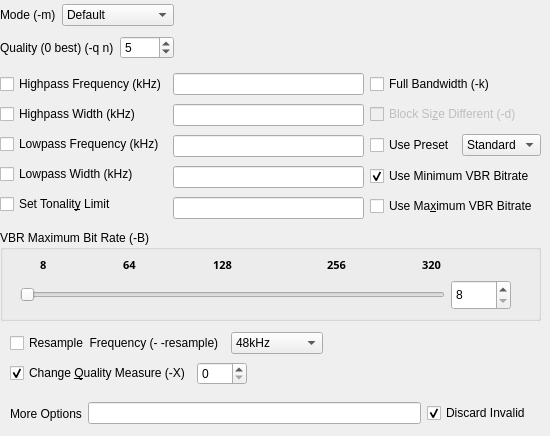
   <widget class="QWidget" name="TabPage" >
    <attribute name="title" >
     <string>&amp;Advanced LAME Settings</string>
    </attribute>
    <widget class="QWidget" name="widget" >
     <property name="geometry" >
      <rect>
       <x>10</x>
       <y>330</y>
       <width>521</width>
       <height>59</height>
      </rect>
     </property>
     <layout class="QGridLayout" >
      <property name="margin" >
       <number>0</number>
      </property>
      <property name="spacing" >
       <number>6</number>
      </property>
      <item row="1" column="3" colspan="2" >
       <spacer>
        <property name="orientation" >
         <enum>Qt::Horizontal</enum>
        </property>
        <property name="sizeType" >
         <enum>QSizePolicy::Expanding</enum>
        </property>
        <property name="sizeHint" >
         <size>
          <width>258</width>
          <height>20</height>
         </size>
        </property>
       </spacer>
      </item>
      <item row="0" column="2" colspan="2" >
       <widget class="QComboBox" name="resampleFrequency" >
        <property name="currentIndex" >
         <number>8</number>
        </property>
        <item>
         <property name="text" >
          <string>8 kHz</string>
         </property>
        </item>
        <item>
         <property name="text" >
          <string>11.025 kHz</string>
         </property>
        </item>
        <item>
         <property name="text" >
          <string>12 kHz</string>
         </property>
        </item>
        <item>
         <property name="text" >
          <string>16kHz</string>
         </property>
        </item>
        <item>
         <property name="text" >
          <string>22.05 kHz</string>
         </property>
        </item>
        <item>
         <property name="text" >
          <string>24 kHz</string>
         </property>
        </item>
        <item>
         <property name="text" >
          <string>32 kHz</string>
         </property>
        </item>
        <item>
         <property name="text" >
          <string>44.1kHz</string>
         </property>
        </item>
        <item>
         <property name="text" >
          <string>48kHz</string>
         </property>
        </item>
       </widget>
      </item>
      <item row="0" column="0" colspan="2" >
       <widget class="QCheckBox" name="useResampleFrequency" >
        <property name="text" >
         <string>Resample  Frequency (- -resample)</string>
        </property>
       </widget>
      </item>
      <item row="0" column="4" >
       <spacer>
        <property name="orientation" >
         <enum>Qt::Horizontal</enum>
        </property>
        <property name="sizeType" >
         <enum>QSizePolicy::Expanding</enum>
        </property>
        <property name="sizeHint" >
         <size>
          <width>240</width>
          <height>20</height>
         </size>
        </property>
       </spacer>
      </item>
      <item row="1" column="1" colspan="2" >
       <widget class="QSpinBox" name="qualityMeasure" >
        <property name="sizePolicy" >
         <sizepolicy>
          <hsizetype>0</hsizetype>
          <vsizetype>0</vsizetype>
          <horstretch>50</horstretch>
          <verstretch>0</verstretch>
         </sizepolicy>
        </property>
        <property name="maximumSize" >
         <size>
          <width>50</width>
          <height>32767</height>
         </size>
        </property>
        <property name="maximum" >
         <number>7</number>
        </property>
        <property name="value" >
         <number>0</number>
        </property>
       </widget>
      </item>
      <item row="1" column="0" >
       <widget class="QCheckBox" name="changeQualityMeasure" >
        <property name="toolTip" >
         <string>Modify the measure used to determine quality (-X)</string>
        </property>
        <property name="text" >
         <string>Change &amp;Quality Measure (-X)</string>
        </property>
        <property name="checked" >
         <bool>true</bool>
        </property>
       </widget>
      </item>
     </layout>
    </widget>
    <widget class="QWidget" name="widget" >
     <property name="geometry" >
      <rect>
       <x>0</x>
       <y>70</y>
       <width>541</width>
       <height>153</height>
      </rect>
     </property>
     <layout class="QHBoxLayout" >
      <property name="margin" >
       <number>0</number>
      </property>
      <property name="spacing" >
       <number>6</number>
      </property>
      <item>
       <layout class="QVBoxLayout" >
        <property name="margin" >
         <number>0</number>
        </property>
        <property name="spacing" >
         <number>6</number>
        </property>
        <item>
         <widget class="QCheckBox" name="highpassFreqSelect" >
          <property name="text" >
           <string>Highpass Frequency (kHz)</string>
          </property>
         </widget>
        </item>
        <item>
         <widget class="QCheckBox" name="highpassWidthSelect" >
          <property name="text" >
           <string>Highpass Width (kHz)</string>
          </property>
         </widget>
        </item>
        <item>
         <widget class="QCheckBox" name="lowpassFreqSelect" >
          <property name="text" >
           <string>Lowpass Frequency (kHz)</string>
          </property>
         </widget>
        </item>
        <item>
         <widget class="QCheckBox" name="lowpassWidthSelect" >
          <property name="text" >
           <string>Lowpass Width (kHz)</string>
          </property>
         </widget>
        </item>
        <item>
         <widget class="QCheckBox" name="useTonalityLimit" >
          <property name="text" >
           <string>Set Tonalit&amp;y Limit</string>
          </property>
         </widget>
        </item>
       </layout>
      </item>
      <item>
       <layout class="QVBoxLayout" >
        <property name="margin" >
         <number>0</number>
        </property>
        <property name="spacing" >
         <number>6</number>
        </property>
        <item>
         <widget class="QLineEdit" name="highpassFreq" />
        </item>
        <item>
         <widget class="QLineEdit" name="highpassWidth" />
        </item>
        <item>
         <widget class="QLineEdit" name="lowpassFreq" />
        </item>
        <item>
         <widget class="QLineEdit" name="lowpassWidth" />
        </item>
        <item>
         <widget class="QLineEdit" name="tonalityLimit" />
        </item>
       </layout>
      </item>
      <item>
       <layout class="QVBoxLayout" >
        <property name="margin" >
         <number>0</number>
        </property>
        <property name="spacing" >
         <number>6</number>
        </property>
        <item>
         <widget class="QCheckBox" name="noFiltering" >
          <property name="text" >
           <string>Full Bandwidth (-k)</string>
          </property>
         </widget>
        </item>
        <item>
         <widget class="QCheckBox" name="blockSizeDifference" >
          <property name="enabled" >
           <bool>false</bool>
          </property>
          <property name="text" >
           <string>Block Si&amp;ze Different (-d)</string>
          </property>
         </widget>
        </item>
        <item>
         <layout class="QHBoxLayout" >
          <property name="margin" >
           <number>0</number>
          </property>
          <property name="spacing" >
           <number>6</number>
          </property>
          <item>
           <widget class="QCheckBox" name="presetSelect" >
            <property name="text" >
             <string>Use Preset</string>
            </property>
           </widget>
          </item>
          <item>
           <widget class="QComboBox" name="presetComboBox" >
            <property name="toolTip" >
             <string>Improvement of quality at expense of filesize</string>
            </property>
            <property name="currentIndex" >
             <number>1</number>
            </property>
            <item>
             <property name="text" >
              <string>Medium</string>
             </property>
            </item>
            <item>
             <property name="text" >
              <string>Standard</string>
             </property>
            </item>
            <item>
             <property name="text" >
              <string>Extreme</string>
             </property>
            </item>
            <item>
             <property name="text" >
              <string>Insane</string>
             </property>
            </item>
           </widget>
          </item>
         </layout>
        </item>
        <item>
         <widget class="QCheckBox" name="useMinVbrBitrate" >
          <property name="text" >
           <string>Use Minimum VBR Bitrate</string>
          </property>
          <property name="checked" >
           <bool>true</bool>
          </property>
         </widget>
        </item>
        <item>
         <widget class="QCheckBox" name="useMaxBitrate" >
          <property name="text" >
           <string>Use Ma&amp;ximum VBR Bitrate</string>
          </property>
          <property name="checked" >
           <bool>false</bool>
          </property>
         </widget>
        </item>
       </layout>
      </item>
     </layout>
    </widget>
    <widget class="QWidget" name="widget" >
     <property name="geometry" >
      <rect>
       <x>0</x>
       <y>0</y>
       <width>521</width>
       <height>63</height>
      </rect>
     </property>
     <layout class="QHBoxLayout" >
      <property name="margin" >
       <number>0</number>
      </property>
      <property name="spacing" >
       <number>6</number>
      </property>
      <item>
       <layout class="QGridLayout" >
        <property name="margin" >
         <number>0</number>
        </property>
        <property name="spacing" >
         <number>6</number>
        </property>
        <item row="0" column="0" colspan="2" >
         <layout class="QHBoxLayout" >
          <property name="margin" >
           <number>0</number>
          </property>
          <property name="spacing" >
           <number>6</number>
          </property>
          <item>
           <widget class="QLabel" name="textLabel1_3" >
            <property name="text" >
             <string>Mode (-m)</string>
            </property>
           </widget>
          </item>
          <item>
           <widget class="QComboBox" name="mode" >
            <item>
             <property name="text" >
              <string>Default</string>
             </property>
            </item>
            <item>
             <property name="text" >
              <string>Mono</string>
             </property>
            </item>
            <item>
             <property name="text" >
              <string>Stereo</string>
             </property>
            </item>
            <item>
             <property name="text" >
              <string>Joint Stereo</string>
             </property>
            </item>
            <item>
             <property name="text" >
              <string>Forced Stereo</string>
             </property>
            </item>
            <item>
             <property name="text" >
              <string>Dual Channels</string>
             </property>
            </item>
           </widget>
          </item>
         </layout>
        </item>
        <item row="1" column="0" >
         <widget class="QLabel" name="textLabel2_3" >
          <property name="text" >
           <string>Quality (0 best) (-q n)</string>
          </property>
         </widget>
        </item>
        <item row="1" column="1" >
         <widget class="QSpinBox" name="qualitySetting" >
          <property name="maximum" >
           <number>9</number>
          </property>
          <property name="value" >
           <number>5</number>
          </property>
         </widget>
        </item>
       </layout>
      </item>
      <item>
       <spacer>
        <property name="orientation" >
         <enum>Qt::Horizontal</enum>
        </property>
        <property name="sizeType" >
         <enum>QSizePolicy::Expanding</enum>
        </property>
        <property name="sizeHint" >
         <size>
          <width>320</width>
          <height>20</height>
         </size>
        </property>
       </spacer>
      </item>
     </layout>
    </widget>
    <widget class="QWidget" name="widget" >
     <property name="geometry" >
      <rect>
       <x>10</x>
       <y>400</y>
       <width>521</width>
       <height>27</height>
      </rect>
     </property>
     <layout class="QHBoxLayout" >
      <property name="margin" >
       <number>0</number>
      </property>
      <property name="spacing" >
       <number>6</number>
      </property>
      <item>
       <widget class="QLabel" name="textLabel3_3" >
        <property name="text" >
         <string>More Options</string>
        </property>
       </widget>
      </item>
      <item>
       <widget class="QLineEdit" name="additionalOptions" >
        <property name="toolTip" >
         <string>These options override any others</string>
        </property>
       </widget>
      </item>
      <item>
       <widget class="QCheckBox" name="discardInvalidOptions" >
        <property name="toolTip" >
         <string>Discard any options that are not valid LAME options</string>
        </property>
        <property name="text" >
         <string>Discard Invalid</string>
        </property>
        <property name="checked" >
         <bool>true</bool>
        </property>
       </widget>
      </item>
     </layout>
    </widget>
    <widget class="QGroupBox" name="maxVbrBitrateBox" >
     <property name="geometry" >
      <rect>
       <x>0</x>
       <y>230</y>
       <width>541</width>
       <height>91</height>
      </rect>
     </property>
     <property name="title" >
      <string>VBR Maximum Bit Rate (-B)</string>
     </property>
     <widget class="QWidget" name="widget" >
      <property name="geometry" >
       <rect>
        <x>40</x>
        <y>20</y>
        <width>401</width>
        <height>30</height>
       </rect>
      </property>
      <layout class="QHBoxLayout" >
       <property name="margin" >
        <number>0</number>
       </property>
       <property name="spacing" >
        <number>6</number>
       </property>
       <item>
        <widget class="QLabel" name="textLabel6_3" >
         <property name="font" >
          <font>
           <family>Sans Serif</family>
           <pointsize>8</pointsize>
           <weight>75</weight>
           <italic>false</italic>
           <bold>true</bold>
           <underline>false</underline>
           <strikeout>false</strikeout>
          </font>
         </property>
         <property name="text" >
          <string>8</string>
         </property>
        </widget>
       </item>
       <item>
        <spacer>
         <property name="orientation" >
          <enum>Qt::Horizontal</enum>
         </property>
         <property name="sizeType" >
          <enum>QSizePolicy::Expanding</enum>
         </property>
         <property name="sizeHint" >
          <size>
           <width>71</width>
           <height>20</height>
          </size>
         </property>
        </spacer>
       </item>
       <item>
        <widget class="QLabel" name="textLabel7_2" >
         <property name="font" >
          <font>
           <family>Sans Serif</family>
           <pointsize>8</pointsize>
           <weight>75</weight>
           <italic>false</italic>
           <bold>true</bold>
           <underline>false</underline>
           <strikeout>false</strikeout>
          </font>
         </property>
         <property name="text" >
          <string>64</string>
         </property>
        </widget>
       </item>
       <item>
        <spacer>
         <property name="orientation" >
          <enum>Qt::Horizontal</enum>
         </property>
         <property name="sizeType" >
          <enum>QSizePolicy::Expanding</enum>
         </property>
         <property name="sizeHint" >
          <size>
           <width>71</width>
           <height>20</height>
          </size>
         </property>
        </spacer>
       </item>
       <item>
        <widget class="QLabel" name="textLabel8_2" >
         <property name="font" >
          <font>
           <family>Sans Serif</family>
           <pointsize>8</pointsize>
           <weight>75</weight>
           <italic>false</italic>
           <bold>true</bold>
           <underline>false</underline>
           <strikeout>false</strikeout>
          </font>
         </property>
         <property name="text" >
          <string>128</string>
         </property>
        </widget>
       </item>
       <item>
        <spacer>
         <property name="orientation" >
          <enum>Qt::Horizontal</enum>
         </property>
         <property name="sizeType" >
          <enum>QSizePolicy::Expanding</enum>
         </property>
         <property name="sizeHint" >
          <size>
           <width>90</width>
           <height>20</height>
          </size>
         </property>
        </spacer>
       </item>
       <item>
        <widget class="QLabel" name="textLabel9_2" >
         <property name="font" >
          <font>
           <family>Sans Serif</family>
           <pointsize>8</pointsize>
           <weight>75</weight>
           <italic>false</italic>
           <bold>true</bold>
           <underline>false</underline>
           <strikeout>false</strikeout>
          </font>
         </property>
         <property name="text" >
          <string>256</string>
         </property>
        </widget>
       </item>
       <item>
        <spacer>
         <property name="orientation" >
          <enum>Qt::Horizontal</enum>
         </property>
         <property name="sizeType" >
          <enum>QSizePolicy::Expanding</enum>
         </property>
         <property name="sizeHint" >
          <size>
           <width>71</width>
           <height>20</height>
          </size>
         </property>
        </spacer>
       </item>
       <item>
        <widget class="QLabel" name="textLabel10_2" >
         <property name="font" >
          <font>
           <family>Sans Serif</family>
           <pointsize>8</pointsize>
           <weight>75</weight>
           <italic>false</italic>
           <bold>true</bold>
           <underline>false</underline>
           <strikeout>false</strikeout>
          </font>
         </property>
         <property name="text" >
          <string>320</string>
         </property>
        </widget>
       </item>
      </layout>
     </widget>
     <widget class="QWidget" name="widget" >
      <property name="geometry" >
       <rect>
        <x>20</x>
        <y>50</y>
        <width>491</width>
        <height>30</height>
       </rect>
      </property>
      <layout class="QHBoxLayout" >
       <property name="margin" >
        <number>0</number>
       </property>
       <property name="spacing" >
        <number>6</number>
       </property>
       <item>
        <widget class="QSlider" name="maxBitrateVbr" >
         <property name="minimum" >
          <number>8</number>
         </property>
         <property name="maximum" >
          <number>320</number>
         </property>
         <property name="singleStep" >
          <number>8</number>
         </property>
         <property name="pageStep" >
          <number>64</number>
         </property>
         <property name="orientation" >
          <enum>Qt::Horizontal</enum>
         </property>
         <property name="tickInterval" >
          <number>16</number>
         </property>
        </widget>
       </item>
       <item>
        <widget class="QSpinBox" name="maxBitrateDisplay" >
         <property name="sizePolicy" >
          <sizepolicy>
           <hsizetype>1</hsizetype>
           <vsizetype>0</vsizetype>
           <horstretch>60</horstretch>
           <verstretch>0</verstretch>
          </sizepolicy>
         </property>
         <property name="maximumSize" >
          <size>
           <width>60</width>
           <height>32767</height>
          </size>
         </property>
         <property name="maximum" >
          <number>320</number>
         </property>
         <property name="minimum" >
          <number>8</number>
         </property>
        </widget>
       </item>
      </layout>
     </widget>
    </widget>
   </widget>
